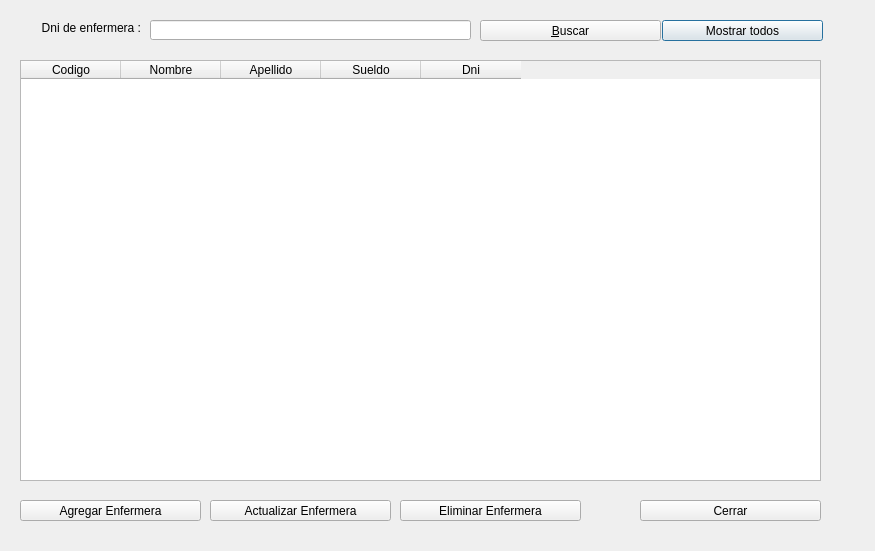
<?xml version="1.0" encoding="UTF-8"?>
<ui version="4.0">
 <class>FmrAdministrarEnfermeras</class>
 <widget class="QDialog" name="FmrAdministrarEnfermeras">
  <property name="geometry">
   <rect>
    <x>0</x>
    <y>0</y>
    <width>875</width>
    <height>551</height>
   </rect>
  </property>
  <property name="windowTitle">
   <string>Adminitracion de Enfermeras</string>
  </property>
  <widget class="QLabel" name="label">
   <property name="geometry">
    <rect>
     <x>20</x>
     <y>20</y>
     <width>121</width>
     <height>16</height>
    </rect>
   </property>
   <property name="text">
    <string>Dni de enfermera :</string>
   </property>
   <property name="alignment">
    <set>Qt::AlignRight|Qt::AlignTrailing|Qt::AlignVCenter</set>
   </property>
  </widget>
  <widget class="QTableWidget" name="twEnfermeras">
   <property name="geometry">
    <rect>
     <x>20</x>
     <y>60</y>
     <width>801</width>
     <height>421</height>
    </rect>
   </property>
   <column>
    <property name="text">
     <string>Codigo</string>
    </property>
   </column>
   <column>
    <property name="text">
     <string>Nombre</string>
    </property>
   </column>
   <column>
    <property name="text">
     <string>Apellido</string>
    </property>
   </column>
   <column>
    <property name="text">
     <string>Sueldo</string>
    </property>
   </column>
   <column>
    <property name="text">
     <string>Dni</string>
    </property>
   </column>
  </widget>
  <widget class="QPushButton" name="cmdMostrarTodos">
   <property name="geometry">
    <rect>
     <x>662</x>
     <y>20</y>
     <width>161</width>
     <height>21</height>
    </rect>
   </property>
   <property name="text">
    <string>Mostrar todos</string>
   </property>
  </widget>
  <widget class="QPushButton" name="cmdActualizarEnfermera">
   <property name="geometry">
    <rect>
     <x>210</x>
     <y>500</y>
     <width>181</width>
     <height>21</height>
    </rect>
   </property>
   <property name="text">
    <string>Actualizar Enfermera</string>
   </property>
  </widget>
  <widget class="QLineEdit" name="txtDni">
   <property name="geometry">
    <rect>
     <x>150</x>
     <y>20</y>
     <width>321</width>
     <height>20</height>
    </rect>
   </property>
  </widget>
  <widget class="QPushButton" name="cmdEliminarEnfermera">
   <property name="geometry">
    <rect>
     <x>400</x>
     <y>500</y>
     <width>181</width>
     <height>21</height>
    </rect>
   </property>
   <property name="text">
    <string>Eliminar Enfermera</string>
   </property>
  </widget>
  <widget class="QPushButton" name="cmdBuscar">
   <property name="geometry">
    <rect>
     <x>480</x>
     <y>20</y>
     <width>181</width>
     <height>21</height>
    </rect>
   </property>
   <property name="text">
    <string>&amp;Buscar</string>
   </property>
  </widget>
  <widget class="QPushButton" name="cmdCerrar">
   <property name="geometry">
    <rect>
     <x>640</x>
     <y>500</y>
     <width>181</width>
     <height>21</height>
    </rect>
   </property>
   <property name="text">
    <string>Cerrar</string>
   </property>
  </widget>
  <widget class="QPushButton" name="cmdAgregarEnfermera">
   <property name="geometry">
    <rect>
     <x>20</x>
     <y>500</y>
     <width>181</width>
     <height>21</height>
    </rect>
   </property>
   <property name="text">
    <string>Agregar Enfermera</string>
   </property>
  </widget>
 </widget>
 <resources/>
 <connections/>
</ui>
